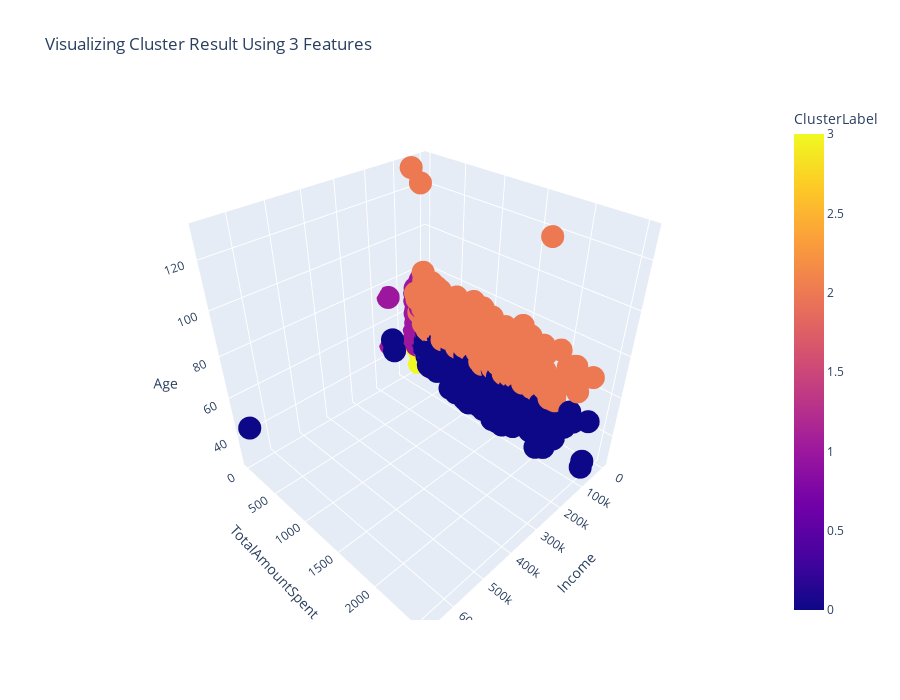

The notebook cell saved with this chart:
### Code cell
fig = px.scatter_3d(data_frame=data, 
                    x="Income", 
                    y="TotalAmountSpent", 
                    z="Age", 
                    color="ClusterLabel", 
                    height=700,
                    title = "Visualizing Cluster Result Using 3 Features"
                    )
fig.show()

### Figure 1 — Plotly figure (JSON) as saved in the notebook; plotly's stock layout.template omitted (floating-point values rounded to 4 significant figures; data arrays with more than 128 entries replaced by an {"elided": "..."} marker saying what was removed)
{"data": [{"hovertemplate": "Income=%{x}<br>TotalAmountSpent=%{y}<br>Age=%{z}<br>ClusterLabel=%{marker.color}<extra></extra>", "legendgroup": "", "marker": {"color": {"elided": "2240 int values"}, "coloraxis": "coloraxis", "symbol": "circle"}, "mode": "markers", "name": "", "scene": "scene", "showlegend": false, "type": "scatter3d", "x": {"elided": "2240 float values"}, "y": {"elided": "2240 int values"}, "z": {"elided": "2240 int values"}}], "layout": {"coloraxis": {"colorbar": {"title": {"text": "ClusterLabel"}}, "colorscale": [[0, "#0d0887"], [0.1111, "#46039f"], [0.2222, "#7201a8"], [0.3333, "#9c179e"], [0.4444, "#bd3786"], [0.5556, "#d8576b"], [0.6667, "#ed7953"], [0.7778, "#fb9f3a"], [0.8889, "#fdca26"], [1, "#f0f921"]]}, "height": 700, "legend": {"tracegroupgap": 0}, "scene": {"domain": {"x": [0, 1], "y": [0, 1]}, "xaxis": {"title": {"text": "Income"}}, "yaxis": {"title": {"text": "TotalAmountSpent"}}, "zaxis": {"title": {"text": "Age"}}}, "title": {"text": "Visualizing Cluster Result Using 3 Features"}}}
